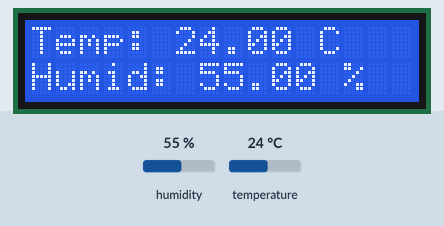
Recording of a sketch running on a simulated ESP8266 (NodeMCU). On the bench: 16×2 character LCD. The test bench sets the inputs (shaded band); at power-on: humidity 55 %, temperature 24 °C. WiFi joins after 1.5 s; servers stay silent unless stated.

Above: at 3.0 s.
3.1 s: humidity set to 22 %
At 4.4 s:
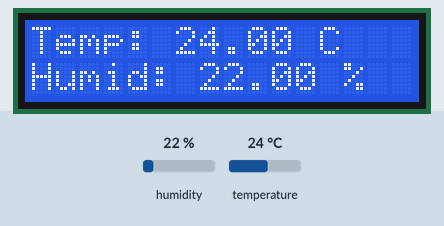
6.5 s: temperature set to 12 °C
At 8.7 s:
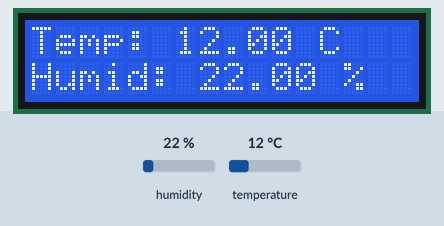
9.8 s: humidity set to 40 %
At 10.8 s:
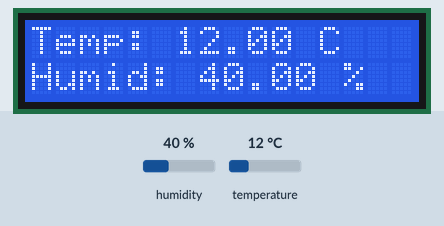
11.9 s: temperature set to 19 °C
At 13.0 s:
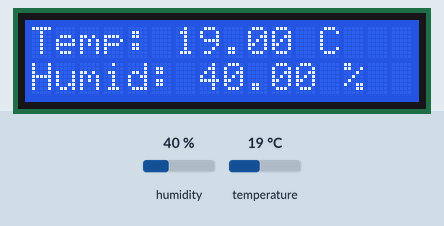
Timing chart, 0 to 14.9 s (numbered marks = the images above; inputs shaded):
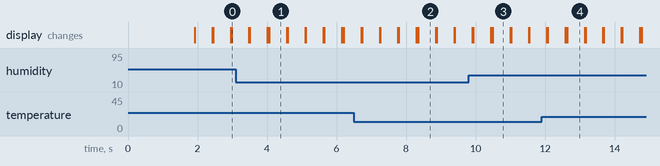

Measured:
- after the input at 3.1 s, the display: first differs from a run without the input after 0.96 s (image 1)
- after the input at 6.5 s, the display: first differs from a run without the input after 1.8 s (image 2)
- after the input at 9.8 s, the display: first differs from a run without the input after 0.69 s (image 3)
- after the input at 11.9 s, the display: first differs from a run without the input after 0.73 s (image 4)
- what the display in image 1 shows lasts 0.5 s, from 4.1 s to 4.6 s

The sketch:

Is_it_cold_outside.ino
```cpp
#include "DHT.h"
#include <LCD_I2C.h>

#define BLYNK_PRINT Serial
#include <ESP8266WiFi.h>
#include <BlynkSimpleEsp8266.h>

#define DHTPIN D3
#define DHTTYPE DHT11
DHT dht(DHTPIN, DHTTYPE);

LCD_I2C lcd(0x27);
char auth[] = "your_token";
char ssid[] = "your_SSID_Wifi";
char pass[] = "your_password_Wifi";
float h, t;

void setup()
{
  Serial.begin(9600);
Blynk.begin(auth, ssid, pass);
    lcd.begin();
    lcd.backlight();
    dht.begin();
}

void loop()
{
  Blynk.run();
  t = dht.readTemperature();
  h = dht.readHumidity();

  Blynk.virtualWrite(V0, t);
  Blynk.virtualWrite(V1, h);

    lcd.setCursor(0,0);
    lcd.print("Temp: ");
    lcd.print(t);
    lcd.print(" C");
    lcd.setCursor(0,1);
    lcd.print("Humid: ");
    lcd.print(h);
    lcd.print(" %");
    delay(500);
    lcd.clear();
}
```
